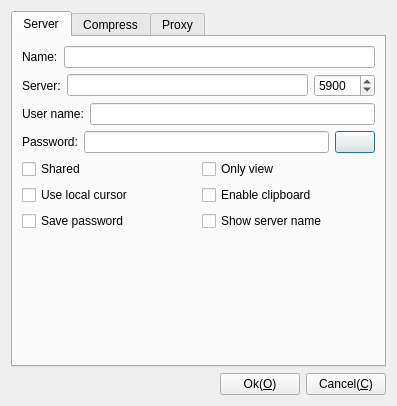
<?xml version="1.0" encoding="UTF-8"?>
<ui version="4.0">
 <class>CDlgSettingsLibVnc</class>
 <widget class="QDialog" name="CDlgSettingsLibVnc">
  <property name="geometry">
   <rect>
    <x>0</x>
    <y>0</y>
    <width>397</width>
    <height>406</height>
   </rect>
  </property>
  <property name="windowTitle">
   <string>Setting LibVnc</string>
  </property>
  <property name="windowIcon">
   <iconset theme="app"/>
  </property>
  <layout class="QGridLayout" name="gridLayout_3">
   <item row="0" column="0">
    <widget class="QTabWidget" name="tabWidget">
     <property name="currentIndex">
      <number>0</number>
     </property>
     <widget class="QWidget" name="Server">
      <attribute name="title">
       <string>Server</string>
      </attribute>
      <layout class="QGridLayout" name="gridLayout">
       <item row="0" column="0">
        <layout class="QHBoxLayout" name="horizontalLayout_12">
         <item>
          <widget class="QLabel" name="label_10">
           <property name="text">
            <string>Name:</string>
           </property>
          </widget>
         </item>
         <item>
          <widget class="QLineEdit" name="leName">
           <property name="toolTip">
            <string>Connecter name</string>
           </property>
           <property name="statusTip">
            <string>Connecter name</string>
           </property>
           <property name="whatsThis">
            <string>Connecter name</string>
           </property>
          </widget>
         </item>
        </layout>
       </item>
       <item row="1" column="0">
        <layout class="QHBoxLayout" name="horizontalLayout_3">
         <item>
          <widget class="QLabel" name="label">
           <property name="text">
            <string>Server:</string>
           </property>
          </widget>
         </item>
         <item>
          <widget class="QLineEdit" name="leHost">
           <property name="text">
            <string/>
           </property>
          </widget>
         </item>
         <item>
          <widget class="QSpinBox" name="spPort">
           <property name="maximum">
            <number>65536</number>
           </property>
           <property name="value">
            <number>5900</number>
           </property>
          </widget>
         </item>
        </layout>
       </item>
       <item row="2" column="0">
        <layout class="QHBoxLayout" name="horizontalLayout">
         <item>
          <widget class="QLabel" name="label_2">
           <property name="text">
            <string>User name:</string>
           </property>
          </widget>
         </item>
         <item>
          <widget class="QLineEdit" name="leUserName"/>
         </item>
        </layout>
       </item>
       <item row="3" column="0">
        <layout class="QHBoxLayout" name="horizontalLayout_2">
         <item>
          <widget class="QLabel" name="label_3">
           <property name="text">
            <string>Password:</string>
           </property>
          </widget>
         </item>
         <item>
          <widget class="QLineEdit" name="lePassword">
           <property name="inputMask">
            <string/>
           </property>
           <property name="text">
            <string/>
           </property>
           <property name="echoMode">
            <enum>QLineEdit::Password</enum>
           </property>
          </widget>
         </item>
         <item>
          <widget class="QPushButton" name="pbShow">
           <property name="text">
            <string/>
           </property>
           <property name="icon">
            <iconset>
             <normaloff>:/image/EyeOn</normaloff>:/image/EyeOn</iconset>
           </property>
          </widget>
         </item>
        </layout>
       </item>
       <item row="4" column="0">
        <layout class="QHBoxLayout" name="horizontalLayout_7">
         <item>
          <widget class="QCheckBox" name="cbShared">
           <property name="text">
            <string>Shared</string>
           </property>
          </widget>
         </item>
         <item>
          <widget class="QCheckBox" name="cbOnlyView">
           <property name="text">
            <string>Only view</string>
           </property>
          </widget>
         </item>
        </layout>
       </item>
       <item row="5" column="0">
        <layout class="QHBoxLayout" name="horizontalLayout_8">
         <item>
          <widget class="QCheckBox" name="cbLocalCursor">
           <property name="text">
            <string>Use local cursor</string>
           </property>
          </widget>
         </item>
         <item>
          <widget class="QCheckBox" name="cbClipboard">
           <property name="text">
            <string>Enable clipboard</string>
           </property>
          </widget>
         </item>
        </layout>
       </item>
       <item row="6" column="0">
        <layout class="QHBoxLayout" name="horizontalLayout_13">
         <item>
          <widget class="QCheckBox" name="cbSavePassword">
           <property name="text">
            <string>Save password</string>
           </property>
          </widget>
         </item>
         <item>
          <widget class="QCheckBox" name="cbShowServerName">
           <property name="text">
            <string>Show server name</string>
           </property>
          </widget>
         </item>
        </layout>
       </item>
       <item row="7" column="0">
        <spacer name="verticalSpacer_2">
         <property name="orientation">
          <enum>Qt::Vertical</enum>
         </property>
         <property name="sizeHint" stdset="0">
          <size>
           <width>20</width>
           <height>40</height>
          </size>
         </property>
        </spacer>
       </item>
      </layout>
     </widget>
     <widget class="QWidget" name="Compress">
      <attribute name="title">
       <string>Compress</string>
      </attribute>
      <layout class="QGridLayout" name="gridLayout_2">
       <item row="0" column="0">
        <widget class="QCheckBox" name="cbCompress">
         <property name="text">
          <string>Compress level:</string>
         </property>
        </widget>
       </item>
       <item row="1" column="0">
        <layout class="QHBoxLayout" name="horizontalLayout_5">
         <item>
          <widget class="QSpinBox" name="spCompressLevel">
           <property name="maximum">
            <number>9</number>
           </property>
           <property name="value">
            <number>0</number>
           </property>
          </widget>
         </item>
         <item>
          <widget class="QLabel" name="label_5">
           <property name="text">
            <string>0=fast, 9=best</string>
           </property>
          </widget>
         </item>
        </layout>
       </item>
       <item row="2" column="0">
        <layout class="QHBoxLayout" name="horizontalLayout_6">
         <item>
          <widget class="QCheckBox" name="cbJPEG">
           <property name="text">
            <string>Enable JPEG compress</string>
           </property>
          </widget>
         </item>
         <item>
          <widget class="QSpinBox" name="spJPEGLevel">
           <property name="maximum">
            <number>9</number>
           </property>
          </widget>
         </item>
         <item>
          <widget class="QLabel" name="label_4">
           <property name="text">
            <string>0=Worst, 9=best</string>
           </property>
          </widget>
         </item>
        </layout>
       </item>
       <item row="3" column="0">
        <spacer name="verticalSpacer_3">
         <property name="orientation">
          <enum>Qt::Vertical</enum>
         </property>
         <property name="sizeHint" stdset="0">
          <size>
           <width>20</width>
           <height>206</height>
          </size>
         </property>
        </spacer>
       </item>
      </layout>
     </widget>
     <widget class="QWidget" name="Proxy">
      <attribute name="title">
       <string>Proxy</string>
      </attribute>
      <layout class="QGridLayout" name="gridLayout_4">
       <item row="0" column="0">
        <layout class="QVBoxLayout" name="verticalLayout">
         <item>
          <widget class="QRadioButton" name="rbProxyNo">
           <property name="text">
            <string>No</string>
           </property>
          </widget>
         </item>
         <item>
          <widget class="QRadioButton" name="rbProxySocks">
           <property name="text">
            <string>Socks</string>
           </property>
          </widget>
         </item>
         <item>
          <widget class="QRadioButton" name="rbProxyUltraVncRepeater">
           <property name="text">
            <string>UltraVNC repeater</string>
           </property>
          </widget>
         </item>
        </layout>
       </item>
       <item row="1" column="0">
        <layout class="QHBoxLayout" name="horizontalLayout_9">
         <item>
          <widget class="QLabel" name="label_6">
           <property name="text">
            <string>Server:</string>
           </property>
          </widget>
         </item>
         <item>
          <widget class="QLineEdit" name="leProxyServer"/>
         </item>
         <item>
          <widget class="QLabel" name="label_7">
           <property name="text">
            <string>Port:</string>
           </property>
          </widget>
         </item>
         <item>
          <widget class="QSpinBox" name="spProxyPort">
           <property name="maximum">
            <number>65537</number>
           </property>
          </widget>
         </item>
        </layout>
       </item>
       <item row="2" column="0">
        <layout class="QHBoxLayout" name="horizontalLayout_10">
         <item>
          <widget class="QLabel" name="label_8">
           <property name="text">
            <string>User name:</string>
           </property>
          </widget>
         </item>
         <item>
          <widget class="QLineEdit" name="leProxyUser"/>
         </item>
        </layout>
       </item>
       <item row="3" column="0">
        <layout class="QHBoxLayout" name="horizontalLayout_11">
         <item>
          <widget class="QLabel" name="label_9">
           <property name="text">
            <string>Password:</string>
           </property>
          </widget>
         </item>
         <item>
          <widget class="QLineEdit" name="leProxyPassword"/>
         </item>
        </layout>
       </item>
       <item row="4" column="0">
        <spacer name="verticalSpacer">
         <property name="orientation">
          <enum>Qt::Vertical</enum>
         </property>
         <property name="sizeHint" stdset="0">
          <size>
           <width>20</width>
           <height>148</height>
          </size>
         </property>
        </spacer>
       </item>
      </layout>
     </widget>
    </widget>
   </item>
   <item row="1" column="0">
    <layout class="QHBoxLayout" name="horizontalLayout_4">
     <item>
      <spacer name="horizontalSpacer">
       <property name="orientation">
        <enum>Qt::Horizontal</enum>
       </property>
       <property name="sizeHint" stdset="0">
        <size>
         <width>40</width>
         <height>20</height>
        </size>
       </property>
      </spacer>
     </item>
     <item>
      <widget class="QPushButton" name="pushButton">
       <property name="text">
        <string>Ok(&amp;O)</string>
       </property>
      </widget>
     </item>
     <item>
      <widget class="QPushButton" name="pushButton_2">
       <property name="text">
        <string>Cancel(&amp;C)</string>
       </property>
      </widget>
     </item>
    </layout>
   </item>
  </layout>
 </widget>
 <tabstops>
  <tabstop>leHost</tabstop>
  <tabstop>spPort</tabstop>
  <tabstop>leUserName</tabstop>
  <tabstop>lePassword</tabstop>
  <tabstop>cbShared</tabstop>
  <tabstop>cbOnlyView</tabstop>
  <tabstop>cbLocalCursor</tabstop>
  <tabstop>cbClipboard</tabstop>
  <tabstop>cbSavePassword</tabstop>
  <tabstop>pushButton</tabstop>
  <tabstop>pushButton_2</tabstop>
  <tabstop>cbCompress</tabstop>
  <tabstop>spCompressLevel</tabstop>
  <tabstop>cbJPEG</tabstop>
  <tabstop>spJPEGLevel</tabstop>
  <tabstop>tabWidget</tabstop>
 </tabstops>
 <resources>
  <include location="../../../App/Client/Resource/Resource.qrc"/>
  <include location="../../../App/Client/Resource/Resource.qrc"/>
 </resources>
 <connections/>
</ui>
